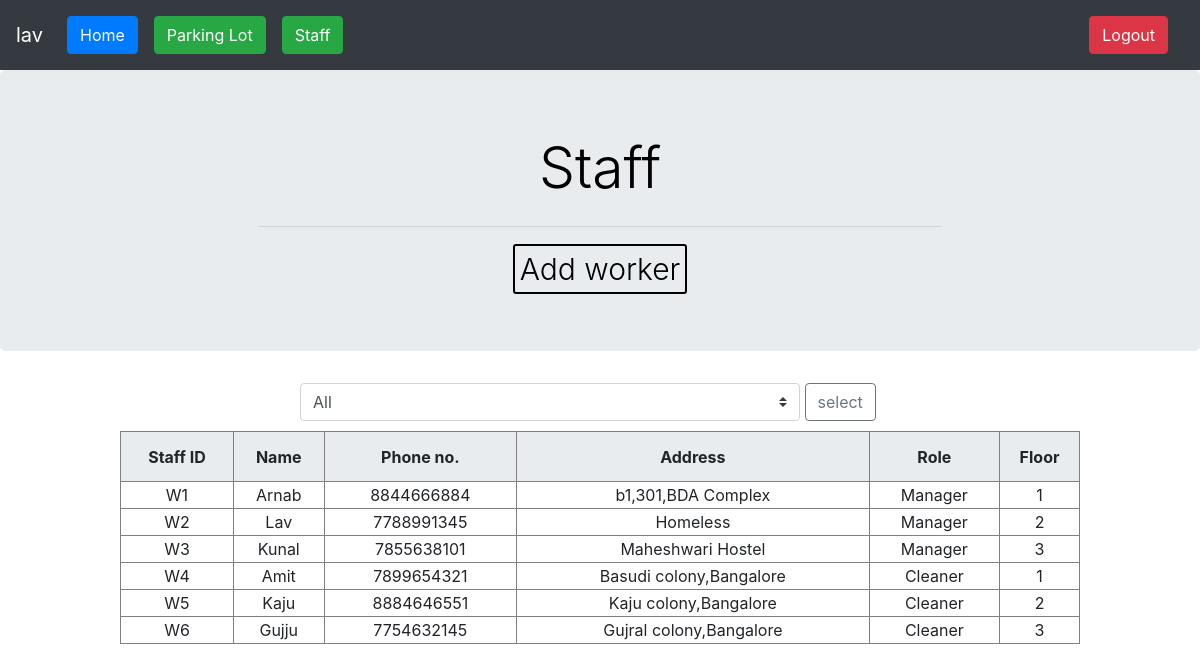
The page /staff.php (signed in) on the database its author committed.
### tables this page shows
CREATE TABLE `staff` (
  `staff_id` varchar(10) NOT NULL,
  `name` varchar(30) NOT NULL,
  `phone_no` bigint(10) NOT NULL,
  `address` varchar(60) NOT NULL,
  `role` varchar(30) NOT NULL,
  `floor` int(11) NOT NULL
);

### staff.php (the view, shortened to what this page needs)
<?php
	require("mysql_connecti.php");
  if(isset($_POST['floor']))
  {
    if ($_POST['floor']=="All") {
      header('Location: staff.php');
    }
    $floor=(int)$_POST['floor'];
    $sql="select * from staff where floor=$floor";
    $ret=mysql_query($sql,$conn);
    if(!$ret)
    {
      die("Couldn't retrieve the staff details :".mysql_error());
    }
  }
  else
  {
    $sql="select * from staff order by 'Staff Id' asc";
    $ret=mysql_query($sql,$conn);
  }
  ?>
 <!DOCTYPE html>
 <html>
 <head>
 	<link rel="stylesheet" href="css/bootstrap.min.css">
 </head>
 <body>
 	<?php require "admin_navbar.php" ?>
 <div class="jumbotron" id="jumbotron-div" style="text-align: center;">
	  <h1 class="display-4" style="color: black; font-size: 57px; font-color:black">Staff</h1>
	  <hr class="my-4" style="width: 60%;font-color: black;">
	  <a class="display-4" style="color: black; font-size: 30px; font-color:black; border: 2px solid; border-radius: 3px; padding: 5px" href="addstaff.php" >Add worker
	  </a>
</div>
<div id="search" class="input-group">
    <form action="staff.php" method="post">
      <select class="custom-select" id="inputGroupSelect04" name="floor">
        <option>All</option>
      </select>
        <input class="btn btn-outline-secondary" type="submit" name="submit" value="select">
    </form>
  </div>
 	<div id='table'>
      <table border="1">
        <tr>
          <th>Staff ID</th>
          <th>Name</th>
          <th>Phone no.</th>
          <th>Address</th>
          <th>Role</th>
          <th>Floor</th>
        </tr>
        <?php
          while($row=mysql_fetch_array($ret,MYSQL_ASSOC))
          {
            $str="<tr><td>".$row['staff_id']."</td><td>".$row['name']."</td><td>".$row['phone_no']."</td><td>".$row['address']."</td><td>".$row['role']."</td><td>".$row['floor']."</td></tr>";
            echo $str;
          }
         ?>
      </table>
  </div>
 </body>
 </html>

### staff.php (style rules this page uses)
#inputGroupSelect04 { margin: 0 auto; width: 500px; }
#search { width: 50%; margin:0 auto; }
table { width: 80%; margin: 10px auto; }
tr { text-align: center; }
tr th { background-color: #E9ECEF; height: 50px; }

### rows shown on the page
staff: staff_id "W1", name "Arnab", phone_no "8844666884", address "b1,301,BDA Complex", role "Manager", floor "1"
staff: staff_id "W2", name "Lav", phone_no "7788991345", address "Homeless", role "Manager", floor "2"
staff: staff_id "W3", name "Kunal", phone_no "7855638101", address "Maheshwari Hostel", role "Manager", floor "3"
staff: staff_id "W4", name "Amit", phone_no "7899654321", address "Basudi colony,Bangalore", role "Cleaner", floor "1"
staff: staff_id "W5", name "Kaju", phone_no "8884646551", address "Kaju colony,Bangalore", role "Cleaner", floor "2"
staff: staff_id "W6", name "Gujju", phone_no "7754632145", address "Gujral colony,Bangalore", role "Cleaner", floor "3"

### other values the page prints
$_SESSION['username'] "lav"
